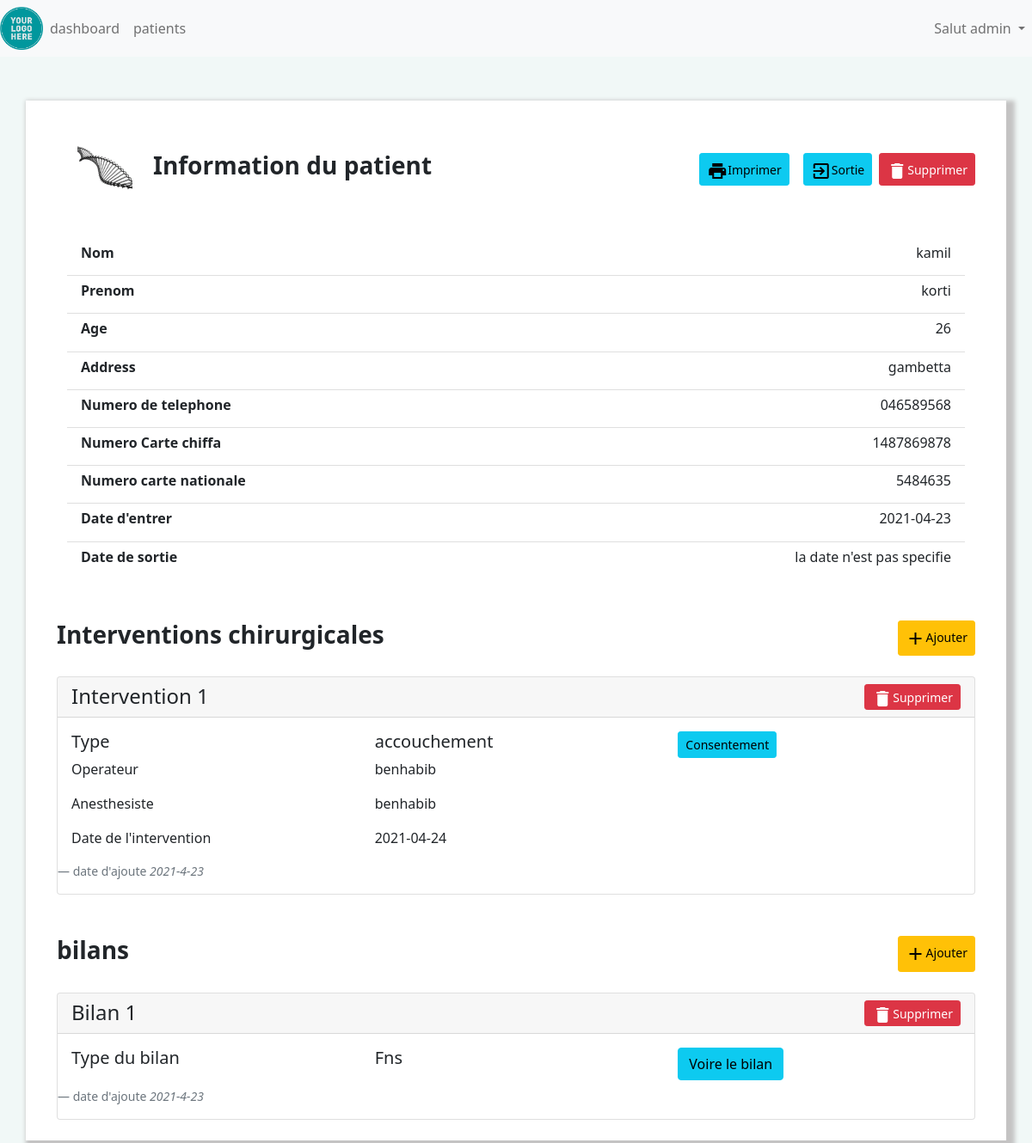
The page /patientShow?patient=13 (signed in) on the database its author committed.
### clinical/models.py (models this page shows)
class Admin(db.Model,UserMixin):
    id=db.Column(db.Integer(),primary_key=True)
    username=db.Column(db.String(length=30),nullable=False)
    password=db.Column(db.String(length=30),nullable=False)

class Patient(db.Model):
    id=db.Column(db.Integer(),primary_key=True)
    firstname=db.Column(db.String(length=30),nullable=False)
    lastname=db.Column(db.String(length=30),nullable=False)
    address=db.Column(db.String(length=30),nullable=False)
    age=db.Column(db.Integer(),nullable=False)
    phone=db.Column(db.String(length=15),nullable=False)
    identitynbr=db.Column(db.Integer(),nullable=False)
    chiffanbr=db.Column(db.Integer(),nullable=False)
    date_added=db.Column(db.DateTime, default=datetime.datetime.utcnow)
    entrydate=db.Column(db.Date())
    exitdate=db.Column(db.Date())
    surgeries=db.relationship('Surgery',backref='patient_surgery',cascade="all,delete",lazy=True)
    checkups=db.relationship('Checkup',backref='patient_checkup',cascade="all,delete",lazy=True)

class Surgery(db.Model):
    id=db.Column(db.Integer(),primary_key=True)
    name=db.Column(db.String(length=30),nullable=False)
    doctor=db.Column(db.String(length=30),nullable=False)
    anesthesist=db.Column(db.String(length=30),nullable=False)
    date=db.Column(db.Date(),nullable=False)
    patient=db.Column(db.Integer(),db.ForeignKey('patient.id'))
    date_added=db.Column(db.DateTime, default=datetime.datetime.utcnow)

class Checkup(db.Model):
    id=db.Column(db.Integer(),primary_key=True)
    name=db.Column(db.String(length=30),nullable=False)
    path=db.Column(db.String(length=30),nullable=False)
    patient=db.Column(db.Integer(),db.ForeignKey('patient.id'))
    date_added=db.Column(db.DateTime, default=datetime.datetime.utcnow)

### clinical/routes.py (the view)
@app.route('/patientShow',methods=['GET','POST'])
def patientShow():
    id=request.args.get("patient")
    form=UpdateExite()
    if form.validate_on_submit():
        print('submit')
        patient=Patient.query.filter(Patient.id==id).first()
        print(patient)
        patient.exitdate=form.exitDate.data
        db.session.commit()
    print(id)
    patient=Patient.query.filter_by(id=id).first()
    if request.args.get("action") and request.args.get("action")=="delete_surgery":
        id_surgery=request.args.get("surgery")
        surgery=Surgery.query.filter_by(id=id_surgery).first()
        db.session.delete(surgery)
        db.session.commit()
        return redirect(url_for('patientShow',patient=id))
    if request.args.get("action") and request.args.get("action")=="delete_checkup":
        id_checkup=request.args.get("checkup")
        checkup=Checkup.query.filter_by(id=id_checkup).first()
        db.session.delete(checkup)
        db.session.commit()
        return redirect(url_for('patientShow',patient=id))
    if request.args.get("action") and request.args.get("action")=="delete_patient":
        print('delete patient')
        db.session.delete(patient)
        db.session.commit()
        return redirect(url_for('patients_page',page_num=1))
    if request.args.get("action") and request.args.get("action")=="exit_patient":
        patient=Patient.query.filter_by(id=id).first()
        patient.exitdate=datetime.datetime.now()
        session.commit()
        return redirect(url_for('patientShow',patient=id))
    return render_template('patientShow.html',patient=patient,form=form)

### clinical/models.py (called while the page is built)
@login_manager.user_loader
def load_user(user_id):
    return Admin.query.get(int(user_id))

### clinical/templates/patientShow.html (shortened to what this page needs)
{% extends 'base.html' %}
{% block content%}
{%if not  'print' in request.args  %}
<div style="background-color: rgb(241, 248, 247); border-style: solid; border-color: rgb(241, 248, 247) ;">
<div class="container mt-5 p-4" style="box-shadow:5px 5px 5px 5px rgb(196, 195, 195); background-color: white;">
  {%endif%}
   <div class="container">
      <div class="d-flex justify-content-between ">
        <div class="d-flex flex-row my-4">
          {%if not 'print' in request.args  %}
          <img src="../static/images/Molecular DNA.gif" class="mx-4"/>
          {% endif %}
          <h3 class="d-flex justify-content-between align-items-center"><strong>Information du patient</strong> </h3>
        </div>
         {%if not 'print' in request.args  %}
          <div class="d-flex justify-content-between align-items-center">
            <a class=" btn btn-info btn-sm d-flex justify-content-center align-content-between pt-2 mx-2 " target="_blank" href="{{url_for('patientShow',patient=patient.id,print='')}}">
              <i class="material-icons mr-1">print</i>
              <span>
                Imprimer
              </span>
            </a>
              <Button class=" btn btn-info btn-sm d-flex justify-content-center align-content-between pt-2 mx-2 " data-toggle="modal" data-target="#exampleModal" onclick="modalButtonClicked('{{patient.id}}','La date de sortie du patient','updateExit','{{patient.lastname}}','{{patient.firstname}}')">
                <i class="material-icons mr-1"> exit_to_app</i>
                <span>
                  Sortie
                </span></Button>
              <Button class=" btn btn-danger btn-sm d-flex justify-content-center align-content-between pt-2 " data-toggle="modal" data-target="#Modal" onclick="deleteButtonClicked({{ patient.id}},'{{ patient.lastname }}','patient')">
                <i class="material-icons mr-1">delete</i>
                <span>
                  Supprimer
                </span></Button>
          </div>
        {% endif%}
      </div>
      <div class="container ">
      <ul class="list-group mt-4 list-group-flush">
         <li class="list-group-item d-flex justify-content-between align-items-center">
            <h6><strong >Nom</strong></h6> <h6>{{patient.firstname}}</h6>
         </li>
         <li class="list-group-item d-flex justify-content-between align-items-center">
            <h6><strong >Prenom</strong></h6> <h6>{{patient.lastname}}</h6>
         </li>
         <li class="list-group-item d-flex justify-content-between align-items-center">
            <h6><strong >Age</strong></h6> <h6>{{patient.age}}</h6>
         </li>
         <li class="list-group-item d-flex justify-content-between align-items-center">
            <h6><strong >Address</strong></h6> <h6>{{patient.address}}</h6>
         </li>
         <li class="list-group-item d-flex justify-content-between align-items-center">
            <h6><strong >Numero de telephone</strong></h6> <h6>{{patient.phone}}</h6>
         </li>
         <li class="list-group-item d-flex justify-content-between align-items-center">
            <h6><strong >Numero Carte chiffa</strong></h6> <h6>{{patient.chiffanbr}}</h6>
         </li>
         <li class="list-group-item d-flex justify-content-between align-items-center">
            <h6><strong >Numero carte nationale</strong></h6> <h6>{{patient.identitynbr}}</h6>
         </li>
         <li class="list-group-item d-flex justify-content-between align-items-center">
            <h6><strong >Date d'entrer</strong></h6> <h6>{%if not patient.entrydate%}
               la date n'est pas specifie
            {%else %}
            {{patient.entrydate}}
            {%endif%}</h6>
         </li>
         <li class="list-group-item d-flex justify-content-between align-items-center">
            <h6><strong >Date de sortie</strong></h6> <h6>{%if not patient.exitdate%}
               la date n'est pas specifie
            {%else %}
            {{patient.exitdate}}
            {%endif%}</h6>
         </li>
       </ul>
      </div>
   </div>
   <div class="container mt-5">
      <div class="d-flex justify-content-between"><h3>
         <strong>Interventions chirurgicales</strong> </h3>
         {%if not 'print' in request.args  %}
         <a class=" btn btn-warning btn-sm d-flex justify-content-center align-content-between pt-2 "  type="submit" href="{{url_for('register_surgery',patient=patient.id)}}"">
          <i class="material-icons mr-1">add</i>
          <span>
            Ajouter
          </span></a>
         {%endif%}
      </div>
        {% for  i in patient.surgeries %}
      <div class="card mt-4">
         <h4 class="card-header"><div class="d-flex justify-content-between">Intervention {{loop.index}}
          {%if not 'print' in request.args  %}
          <a class=" btn btn-danger btn-sm d-flex justify-content-center align-content-between pb-0 "  data-toggle="modal" data-target="#Modal"
          onclick="deleteButtonClicked({{ patient.id}},'{{ i.name }}','surgery',{{ i.id}})">
            <i class="material-icons mr-1">delete</i>
            <span>
              Supprimer
            </span></a>
          {% endif%}
         </div></h4>
         <div class="card-body">
           <div class="row">
              <div class="col">
                <h5 class="card-title">Type </h5>
                <p class="card-text">Operateur</p>
                <p class="card-text">Anesthesiste</p>
                <p class="card-text">Date de l'intervention</p>
              </div>
              <div class="col">
                <h5 class="card-title">{{i.name}}</h5>
                <p>{{i.doctor}}</p>
                <p>{{i.anesthesist}}</p>
                <p>{{i.date}}</p>
              </div>
              <div class="col-sm">
                {%if not 'print' in request.args  %}
                <Button class="btn btn-info btn-sm"  data-toggle="modal" data-target="#exampleModal"
                onclick="modalButtonClicked('{{patient.id}}','Consentement','consent','{{patient.lastname}}','{{patient.firstname}}','{{i.doctor}}')">Consentement</Button>
                {%endif%}
              </div>
           </div>
         </div>
         <footer class="blockquote-footer">date d'ajoute <cite title="Source Title">{{i.date_added.year }}-{{i.date_added.month }}-{{i.date_added.day }}</cite></footer>
      </div>
         {% else%}
           Ce patient n'a aucune itervention
        {% endfor %}
   </div>
   <div class="container mt-5">
      <div class="d-flex justify-content-between">
         <h3><strong>bilans</strong> </h3>
         {%if not 'print' in request.args  %}
         <a class=" btn btn-warning btn-sm d-flex justify-content-center align-content-between pt-2 "  type="submit"href="{{url_for('register_checkup',patient=patient.id)}}"">
          <i class="material-icons mr-1">add</i>
          <span>
            Ajouter
          </span></a>
          {%endif%}
      </div>
   {% for i in patient.checkups%}
   <div class="card mt-4">
      <h4 class="card-header">
         <div class="d-flex justify-content-between">
         Bilan {{loop.index}}
         {%if not 'print' in request.args  %}
          <a class=" btn btn-danger btn-sm d-flex justify-content-center align-content-between pb-0 " data-toggle="modal" data-target="#Modal"
          onclick="deleteButtonClicked('{{ patient.id}}','{{ i.name }}','checkup','{{i.id}}')">
            <i class="material-icons mr-1">delete</i>
            <span>
              Supprimer
            </span></a>
          {%endif%}
      </div>
   </h4>
      <div class="card-body">
        <div class="row">
          <div class="col-sm">
            <h5 class="card-title">Type du bilan</h5>
          </div>
          <div class="col-sm">
            <h5 class="card-title"> {{i.name}}</h5>
          </div>
          <div class="col-sm">
            {%if not 'print' in request.args  %}
            <a type="button" class="btn btn-info" data-toggle="modal" data-target="#exampleModal" onclick="modalButtonClicked('{{ i.path }}','{{ i.name}}','bilan')" >
            Voire le bilan
            </a>
            {% endif%}
      </div>
    </div>
      </div>
      <footer class="blockquote-footer pt-2">date d'ajoute <cite title="Source Title">{{i.date_added.year }}-{{i.date_added.month }}-{{i.date_added.day }}</cite></footer>
   </div>
      {% else%}
         Ce patient n'a aucun billan
   {% endfor%}
   </div>
</div>
{% endblock%}

### clinical/templates/navbar.html (shortened to what this page needs)
<nav class="navbar navbar-expand-lg navbar-light bg-light">
  <img src="../static/images/yourlogo2.png" style="max-width: 50px; max-height: 50px;"/>
  <div class="collapse navbar-collapse justify-content-between" id="navbarSupportedContent">
    <ul class="navbar-nav mr-auto">
      <li class="nav-item active">
        <a class="nav-link" href="{{url_for('dashboard_page')}}">dashboard </a>
      </li>
      <li class="nav-item">
        <a class="nav-link" href="{{url_for('patients_page',page_num=1)}}">patients</a>
      </li>
    </ul>
    {% if current_user.is_authenticated %}
    <ul class="navbar-nav ">
      <li class="nav-item dropdown">
        <a class="nav-link dropdown-toggle" href="#" id="navbarDropdown" role="button" data-toggle="dropdown" aria-haspopup="true" aria-expanded="false">
          Salut {{current_user.username}}
        </a>
      </li>
    </ul>
    {%endif%}
  </div>
</nav>

### clinical/static/styles/style.css (style rules this page uses)
body { background-color: #fff; }

### rows shown on the page
Admin: username "admin"
Patient: firstname "kamil", lastname "korti", age "26", address "gambetta", phone "046589568", chiffanbr "1487869878", identitynbr "5484635", entrydate "2021-04-23"
Surgery: name "accouchement", doctor "benhabib", anesthesist "benhabib", date "2021-04-24", date_added.year "2021", date_added.month "4", date_added.day "23"
Checkup: name "Fns", date_added.year "2021", date_added.month "4", date_added.day "23"
